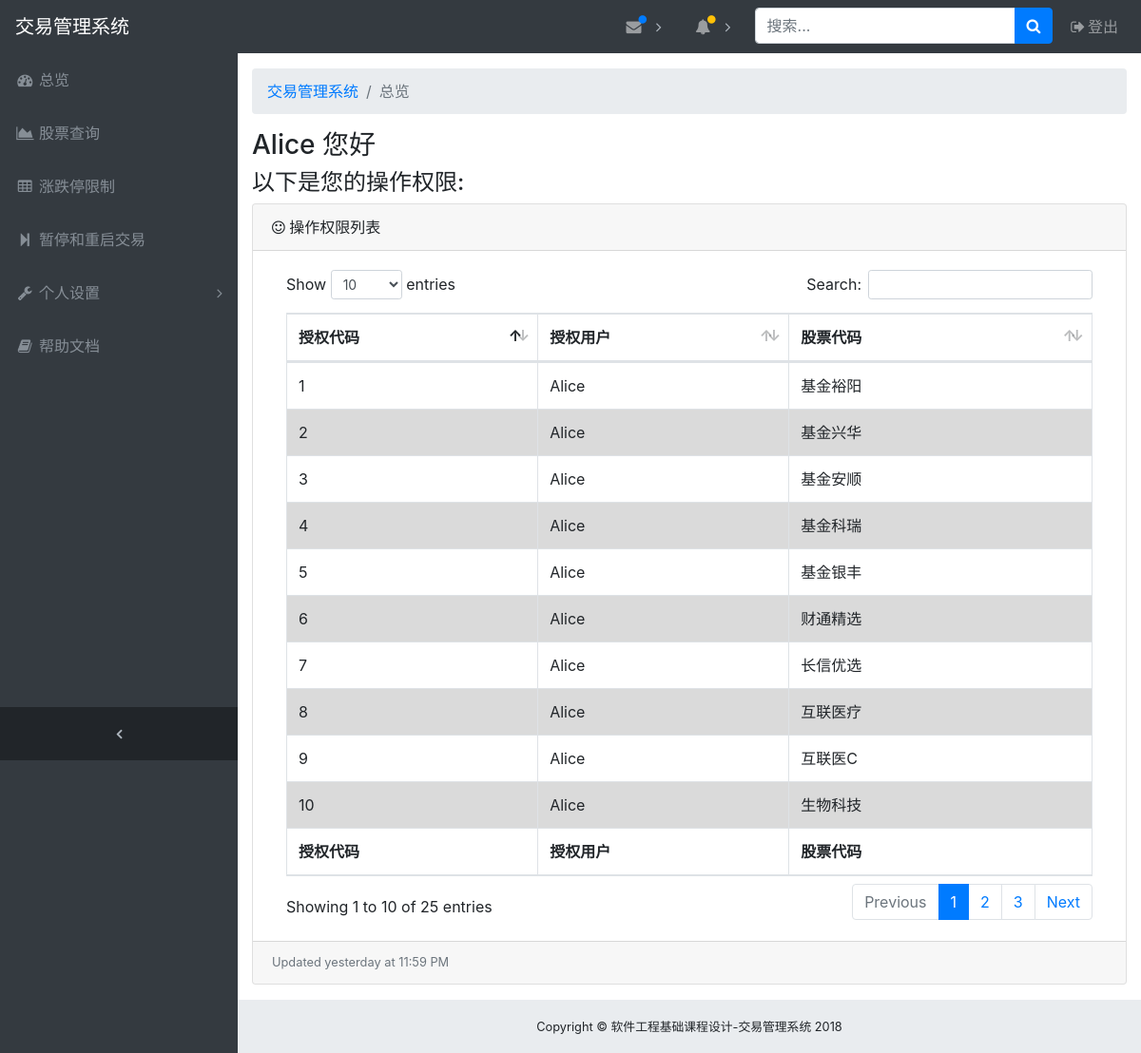
The app's page /index.html (signed in) with its own data.
### app/models.py (models this page shows, shortened)
class Admin ( db.Model ):
    __tablename__ = "admin"
    id = db.Column ( db.String ( 32 ), primary_key=True )
    password_hash = db.Column ( db.String ( 32 ) )
    is_root = db.Column ( db.Boolean, default=False )
    def get_id(self):
        return self.id
    @property
    def password(self):
        raise AttributeError ( "Password unaccessible" )

class Auth ( db.Model ):
    __tablename__ = "auth"
    auth_id = db.Column ( db.Integer, primary_key=True, autoincrement=True )
    stock_id = db.Column ( db.String ( 32 ), db.ForeignKey ( 'stock.stock_name', ondelete='CASCADE' ), index=True )
    admin_id = db.Column ( db.String ( 32 ), db.ForeignKey ( 'admin.id', ondelete='CASCADE' ) )

### app/views.py (the view)
@app.route ( '/' )
@app.route ( '/index.html' )
@login_required
def index():
    auth_list = None
    user_id = current_user.get_id ()
    auth_list = Auth.query.filter_by ( admin_id=user_id )
    return render_template ( "index.html", username=current_user.get_id (), auth_list=auth_list )

### app/views.py (called while the page is built)
@app.before_request
def before_request():
    g.user = current_user

@lm.user_loader
def load_user(id):
    return Admin.query.get ( id )

### app/templates/index.html
{% set current_page = "总览" %}
{% extends 'base.html' %}
{% block body %}
<div class="row clearfix">
    <div class="container">
        <h3>{{username}} 您好</h3>
        <h4>以下是您的操作权限:</h4>
        <div class="card mb-3">
            <div class="card-header">
                <i class="fa fa-smile-o"></i> 操作权限列表
            </div>
            <div class="card-body">
                <div class="table-responsive">
                    <table class="table table-bordered" id="dataTable" width="100%" cellspacing="0">
                        <thead>
                        <tr>
                            <th>授权代码</th>
                            <th>授权用户</th>
                            <th>股票代码</th>
                        </tr>
                        </thead>
                        <tfoot>
                        <tr>
                            <th>授权代码</th>
                            <th>授权用户</th>
                            <th>股票代码</th>
                        </tr>
                        </tfoot>
                        <tbody>
                        {% for row in auth_list %}
                        <tr class={{ loop.cycle(
                        "", "table-active")}}>
                        <td>{{ row.auth_id }}</td>
                        <td>{{ row.admin_id }}</td>
                        <td>{{ row.stock_id }}</td>
                        </tr>
                        {% endfor %}
                        </tbody>
                    </table>
                </div>
            </div>
            <div class="card-footer small text-muted">Updated yesterday at 11:59 PM</div>
        </div>
    </div>
</div>
{% endblock%}

### app/static/css/sb-admin.css (style rules this page uses)
html { position: relative; min-height: 100%; }
body { overflow-x: hidden; }
body.sticky-footer { margin-bottom: 56px; }
body.fixed-nav { padding-top: 56px; }

### records on screen
Admin: id "Alice"
Auth: auth_id "1", admin_id "Alice", stock_id "基金裕阳"
Auth: auth_id "2", admin_id "Alice", stock_id "基金兴华"
Auth: auth_id "3", admin_id "Alice", stock_id "基金安顺"
Auth: auth_id "4", admin_id "Alice", stock_id "基金科瑞"
Auth: auth_id "5", admin_id "Alice", stock_id "基金银丰"
Auth: auth_id "6", admin_id "Alice", stock_id "财通精选"
Auth: auth_id "7", admin_id "Alice", stock_id "长信优选"
Auth: auth_id "8", admin_id "Alice", stock_id "互联医疗"
Auth: auth_id "9", admin_id "Alice", stock_id "互联医C"
Auth: auth_id "10", admin_id "Alice", stock_id "生物科技"

### other values on screen
{{ current_page }} "总览"
